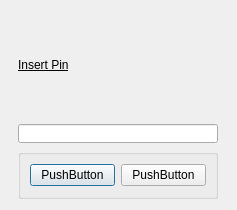
<?xml version="1.0" encoding="UTF-8"?>
<ui version="4.0">
 <class>Login</class>
 <widget class="QDialog" name="Login">
  <property name="geometry">
   <rect>
    <x>0</x>
    <y>0</y>
    <width>237</width>
    <height>210</height>
   </rect>
  </property>
  <property name="windowTitle">
   <string>Dialog</string>
  </property>
  <layout class="QGridLayout" name="gridLayout">
   <item row="0" column="0">
    <widget class="QLabel" name="label">
     <property name="maximumSize">
      <size>
       <width>16777215</width>
       <height>200</height>
      </size>
     </property>
     <property name="styleSheet">
      <string notr="true">font: 20pt &quot;MS Gothic&quot;;
text-decoration: underline;</string>
     </property>
     <property name="text">
      <string>Insert Pin</string>
     </property>
    </widget>
   </item>
   <item row="1" column="0">
    <widget class="QLineEdit" name="lineEdit">
     <property name="maximumSize">
      <size>
       <width>200</width>
       <height>19</height>
      </size>
     </property>
    </widget>
   </item>
   <item row="2" column="0">
    <widget class="QGroupBox" name="groupBox">
     <property name="maximumSize">
      <size>
       <width>16777215</width>
       <height>50</height>
      </size>
     </property>
     <property name="title">
      <string/>
     </property>
     <layout class="QHBoxLayout" name="horizontalLayout">
      <item>
       <widget class="QPushButton" name="pushButton">
        <property name="text">
         <string>PushButton</string>
        </property>
       </widget>
      </item>
      <item>
       <widget class="QPushButton" name="pushButton_2">
        <property name="text">
         <string>PushButton</string>
        </property>
       </widget>
      </item>
     </layout>
    </widget>
   </item>
  </layout>
 </widget>
 <resources/>
 <connections/>
</ui>
